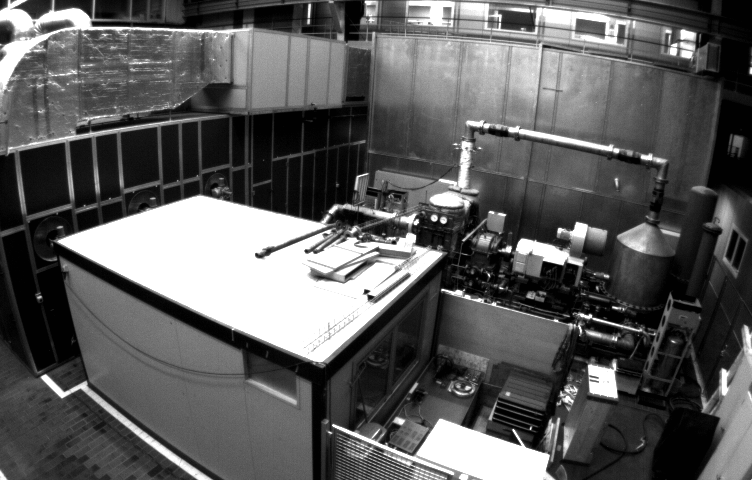
//> input picture 1.png, 752 x 480 px
$ ./adaptive_gftt   (built with g++ and OpenCV 4)
//> lines starting //> are read from the running program, lines starting //| are printed output that depends on the picture; after the words box and inside, x2 and y2 are one past the last pixel; in counts of white or black regions, pixels touching at a corner belong together
#include "gftt.h"
#include <iostream>
#include <chrono>

using namespace std::chrono;

int main(){
    cv::Mat image = cv::imread("/home/shane/Adaptive_GFTT/1.png", 0);
//> image is the input picture: 480 rows x 752 cols, CV_8UC1; min 1, max 255, mean 92.8
    if(image.empty()){
        std::cerr << "load image failed ..." << std::endl;
        return -1;
    }
    // cv::imshow("src", image);
    cv::Mat img_show1, img_show2;
    image.copyTo(img_show1);
    image.copyTo(img_show2);
    cv::cvtColor(image, img_show1, CV_GRAY2BGR);
    cv::cvtColor(image, img_show2, CV_GRAY2BGR);

    std::vector<cv::Point2f> pts1, pts2;
    int max_cnt = 200;
    int min_dist = 30;
    double quality_level = 0.01;
    cv::Mat mask = cv::Mat(image.rows, image.cols, CV_8UC1, cv::Scalar(255));

    auto t0 = steady_clock::now();
    cv::goodFeaturesToTrack(image, pts1, max_cnt, quality_level, min_dist, mask);
//> pts1 = 169 Points (x, y), first 12: [441, 290], [256, 254], [369, 291], [612, 307], [512, 429], [332, 425], [305, 250], [505, 214], [417, 220], [359, 236], [608, 276], [530, 11]
    auto t1 = steady_clock::now();
    auto time_cost = duration_cast<duration<double>>(t1 - t0);
    printf("oencv gftt extract %d features, with %f ms \n", int(pts1.size()), 1000 * time_cost.count());
    for(auto p : pts1){
        cv::circle(img_show1, p, 2, cv::Scalar(0, 0, 255), 2);
    }
//> this loop made 169 passes
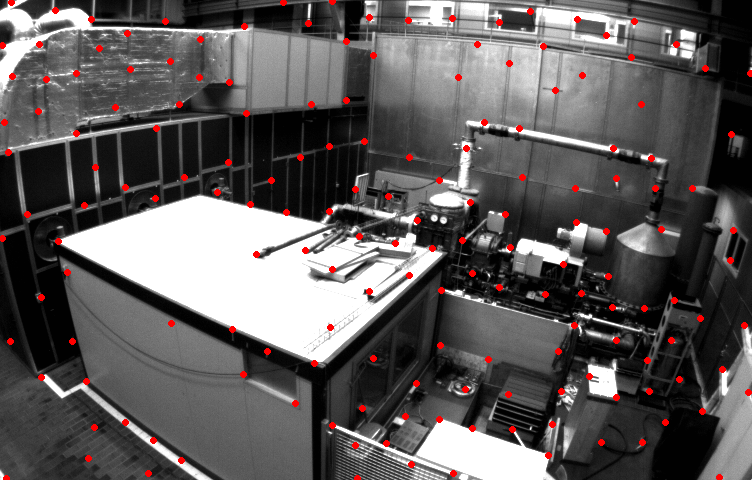
//> img_show1: 480 rows x 752 cols, CV_8UC3; 1.72% of pixels changed, all inside (x1, y1, x2, y2) = (0, 0, 752, 480)

    cv::imshow("oencv gftt", img_show1);

//> (the run ends here: the program needs code that is not available in this run, at `MY_GFTT gftt;`)
